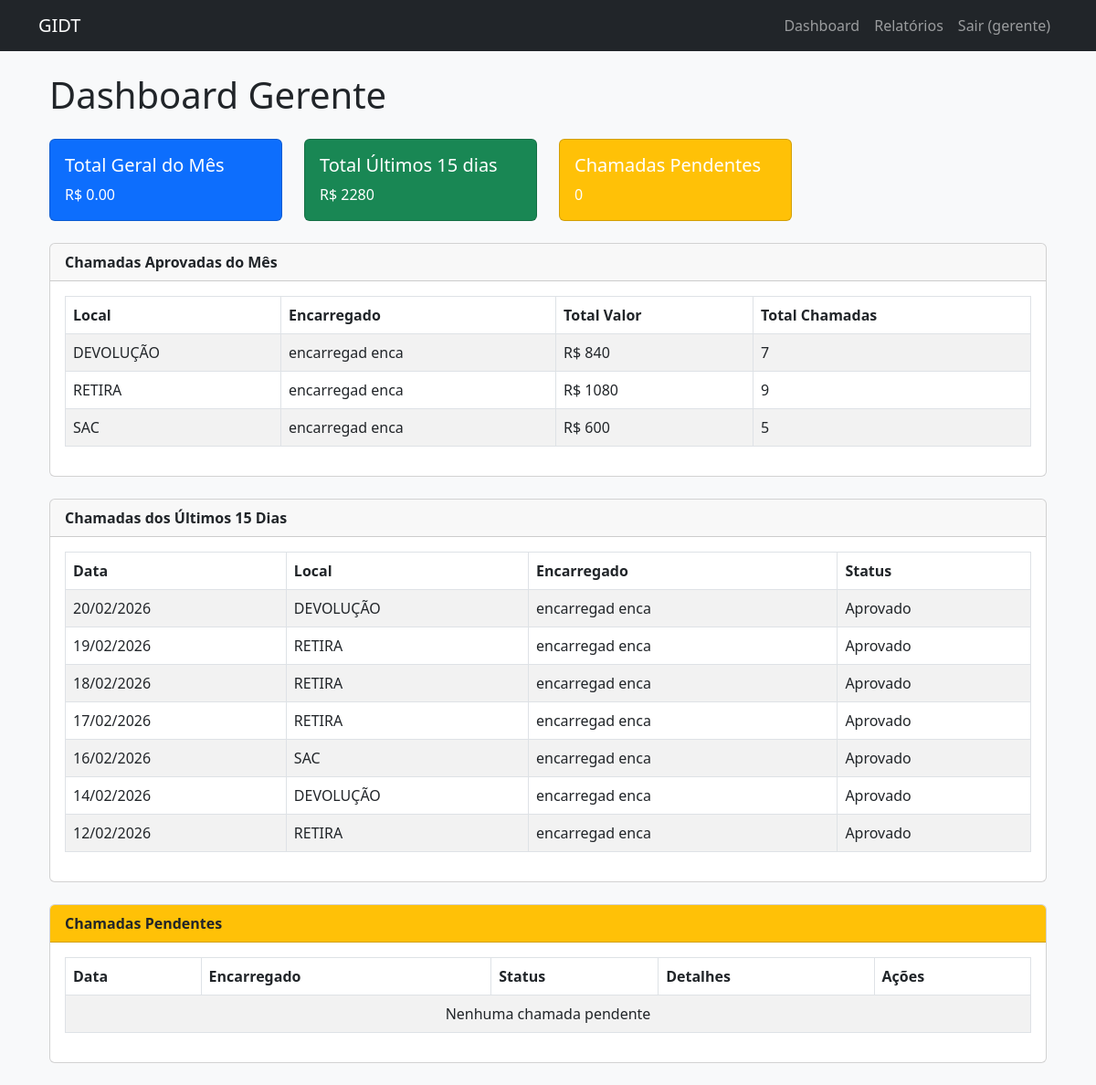
Page /dashboard/ (signed in) on the earlier database version.
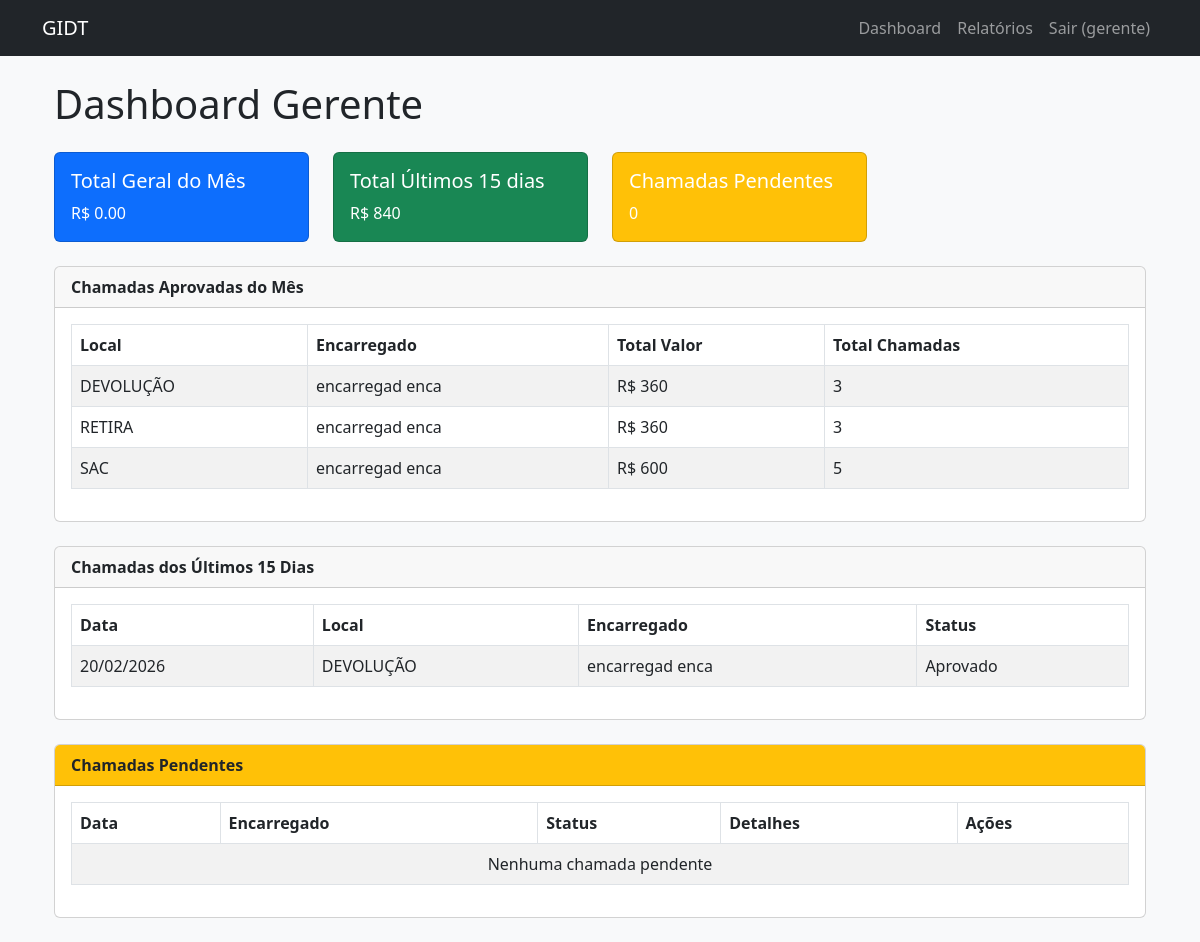
Same page on the later database version.
### gestao/models.py (models this page shows, shortened)
class User(AbstractUser):
    ROLE_CHOICES = (
        ('gestor', 'Gestor'),
        ('gerente', 'Gerente'),
        ('encarregado', 'Encarregado'),
        ('usuario', 'Usuário'),
        ('administrador', 'Administrador'),
    )
    role = models.CharField(max_length=20, choices=ROLE_CHOICES, default='usuario')
    cpf = models.CharField(max_length=14, unique=True, null=True, blank=True)
    telefone = models.CharField(max_length=20, blank=True)
    endereco = models.TextField(blank=True)
    aprovado = models.BooleanField(default=False)  # apenas para usuários
    aprovado_por = models.ForeignKey('self', on_delete=models.SET_NULL, null=True, blank=True, related_name='aprovados')
    aprovado_em = models.DateTimeField(null=True, blank=True)
    pix = models.CharField(max_length=50, blank=True)

class Chamada(models.Model):
    STATUS_CHOICES = (
        ('pendente', 'Pendente'),
        ('aprovado', 'Aprovado'),
        ('rejeitado', 'Rejeitado'),
    )
    data = models.DateField()
    encarregado = models.ForeignKey(User, on_delete=models.CASCADE, related_name='chamadas_criadas')
    criado_em = models.DateTimeField(auto_now_add=True)
    aprovado_por = models.ForeignKey(User, on_delete=models.SET_NULL, null=True, blank=True, related_name='chamadas_aprovadas')
    aprovado_em = models.DateTimeField(null=True, blank=True)
    status = models.CharField(max_length=20, choices=STATUS_CHOICES, default='pendente')
    class Meta:
        unique_together = ['data', 'encarregado']  # um encarregado só pode ter uma chamada por dia

class Presenca(models.Model):
    chamada = models.ForeignKey(Chamada, on_delete=models.CASCADE, related_name='presencas')
    usuario = models.ForeignKey(User, on_delete=models.CASCADE, related_name='presencas')
    local = models.ForeignKey(Local, on_delete=models.CASCADE)
    hora_chegada = models.TimeField(null=True, blank=True)
    hora_saida = models.TimeField(null=True, blank=True)
    class Meta:
        unique_together = ['chamada', 'usuario']  # um usuário só pode estar uma vez por chamada

class Local(models.Model):
    nome = models.CharField(max_length=50)
    descricao = models.TextField(blank=True)

### gestao/views/Vencarregado.py (the view, shortened to what this page needs)
# urls.py: path('dashboard/', dashboard, name='dashboard'),
@login_required
def dashboard(request):
    role = request.user.role
    if role == 'encarregado':
        return dashboard_encarregado(request)
    elif role == 'gerente':
        hoje = timezone.now().date()
        inicio_mes = hoje.replace(day=1)
        inicio_quinzena = hoje - timedelta(days=15)
        chamadas_mes = (
            Chamada.objects
            .filter(data__gte=inicio_mes, status='aprovado')
            .values(
                'presencas__local__nome',
                'encarregado__first_name',
                'encarregado__last_name'
            )
            .annotate(
                total_chamadas=Count('presencas'),
                total_valor=ExpressionWrapper(
                    Count('presencas') * VALOR_POR_CHAMADA,
                    output_field=DecimalField(max_digits=10, decimal_places=2)
                )
            )
            .order_by('presencas__local__nome', 'encarregado__first_name')
        )
        total_geral_mes = (
            Chamada.objects
            .filter(data__gte=inicio_mes, status='aprovado')
            .annotate(total=Count('presencas') * VALOR_POR_CHAMADA)
            .aggregate(total=Sum('total'))['total'] or 0
        )
        chamadas_quinzena = (
            Chamada.objects
            .filter(data__gte=inicio_quinzena, status='aprovado')
            .prefetch_related('presencas__local')
            .select_related('encarregado')
            .order_by('-data')
        )
        total_quinzena = (
            sum(ch.presencas.count() * VALOR_POR_CHAMADA for ch in chamadas_quinzena)
            if chamadas_quinzena else 0
        )
        chamadas_pendentes = Chamada.objects.filter(status='pendente')
        context = {
            'chamadas': chamadas_pendentes,
            'chamadas_mes': chamadas_mes,
            'total_geral_mes': total_geral_mes,
            'chamadas_quinzena': chamadas_quinzena,
            'total_quinzena': total_quinzena,
        }
        return render(request, 'gerente/dashboard.html', context)
    else:  # usuario
        return render(request, 'usuario/perfil.html')

### templates/gerente/dashboard.html (shortened to what the changed rows need)
{% extends "base.html" %}
{% load static %}
{% block content %}
<div class="container mt-4">
    <h1 class="mb-4">Dashboard Gerente</h1>
    <div class="row mb-4">
        <div class="col-md-3">
            <div class="card text-white bg-success">
                <div class="card-body">
                    <h5 class="card-title">Total Últimos 15 dias</h5>
                    <p class="card-text">R$ {{ total_quinzena|default:"0.00" }}</p>
                </div>
            </div>
        </div>
    </div>
    <div class="card mb-4">
        <div class="card-body">
            <table class="table table-bordered table-striped">
                <thead>
                    <tr>
                        <th>Local</th>
                        <th>Encarregado</th>
                        <th>Total Valor</th>
                        <th>Total Chamadas</th>
                    </tr>
                </thead>
                <tbody>
                    {% for c in chamadas_mes %}
                    <tr>
                        <td>{{ c.presencas__local__nome }}</td>
                        <td>{{ c.encarregado__first_name }} {{ c.encarregado__last_name }}</td>
                        <td>R$ {{ c.total_valor|default:"0.00" }}</td>
                        <td>{{ c.total_chamadas|default:"0" }}</td>
                    </tr>
                    {% empty %}
                    <tr>
                        <td colspan="4" class="text-center">Nenhuma chamada registrada neste mês</td>
                    </tr>
                    {% endfor %}
                </tbody>
            </table>
        </div>
    </div>
    <div class="card mb-4">
        <div class="card-body">
            <table class="table table-bordered table-striped">
                <thead>
                    <tr>
                        <th>Data</th>
                        <th>Local</th>
                        <th>Encarregado</th>
                        <th>Status</th>
                    </tr>
                </thead>
                <tbody>
                    {% for c in chamadas_quinzena %}
                    <tr>
                        <td>{{ c.data|date:"d/m/Y" }}</td>
                        <td>
                            {% with primeira=c.presencas.first %}
                                {{ primeira.local.nome|default:"—" }}
                            {% endwith %}
                        </td>
                        <td>{{ c.encarregado.first_name }} {{ c.encarregado.last_name }}</td>
                        <td>{{ c.get_status_display }}</td>
                    </tr>
                    {% empty %}
                    <tr>
                        <td colspan="4" class="text-center">Nenhuma chamada nos últimos 15 dias</td>
                    </tr>
                    {% endfor %}
                </tbody>
            </table>
        </div>
    </div>
    <div class="card mb-4">
        <div class="card-body">
            <table class="table table-bordered table-striped">
                <thead>
                    <tr>
                        <th>Data</th>
                        <th>Encarregado</th>
                        <th>Status</th>
                        <th>Detalhes</th>
                        <th>Ações</th>
                    </tr>
                </thead>
            </table>
        </div>
    </div>
</div>
{% endblock %}

Differences in the rows shown:
removed Chamada: data "19/02/2026", presencas.first.local.nome "RETIRA", encarregado.first_name "encarregad", encarregado.last_name "enca", status "Aprovado"
removed Chamada: data "18/02/2026", presencas.first.local.nome "RETIRA", encarregado.first_name "encarregad", encarregado.last_name "enca", status "Aprovado"
removed Chamada: data "17/02/2026", presencas.first.local.nome "RETIRA", encarregado.first_name "encarregad", encarregado.last_name "enca", status "Aprovado"
removed Chamada: data "16/02/2026", presencas.first.local.nome "SAC", encarregado.first_name "encarregad", encarregado.last_name "enca", status "Aprovado"
removed Chamada: data "14/02/2026", presencas.first.local.nome "DEVOLUÇÃO", encarregado.first_name "encarregad", encarregado.last_name "enca", status "Aprovado"
removed Chamada: data "12/02/2026", presencas.first.local.nome "RETIRA", encarregado.first_name "encarregad", encarregado.last_name "enca", status "Aprovado"
changed User "encarregad": total_valor "840" → "360"; total_chamadas "7" → "3"; total_valor "1080" → "360"; total_chamadas "9" → "3"
Other differences:
{{ total_quinzena|default:"0.00" }}: "2280" → "840"
